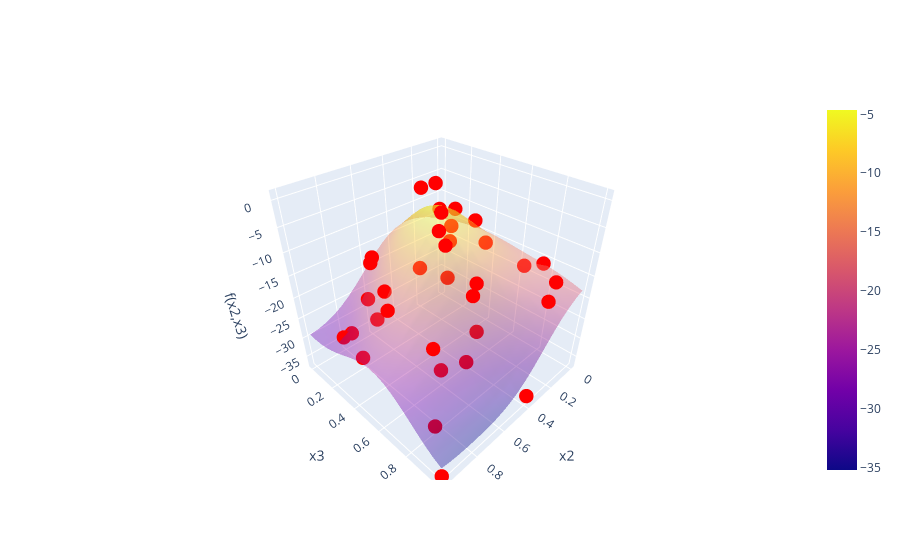

Here is the notebook cell this chart was saved with:
### Markdown cell above
# f_4()

### Code cell
f4 = BBfcn(4)
print(f4)
f4.plot_feature_correlations()
f4.plot_correlations_with_cross_terms()

# dimension reduction for f4()
class f4dimRedTransform(Transformation):
    def __init__(self):
        pass
    def apply(self,data):
        data.drop(columns=["x1","x4"],inplace=True)

tr = f4dimRedTransform()
f4_dimRed = BBfcn(4)
f4_dimRed.transform(tr)
print(f4_dimRed)
f4_dimRed.plot_feature_correlations()
# f4_dimRed.plot_correlations_with_cross_terms()
kernel = C(10, (0.001, 20)) * Matern(length_scale=[1,1],nu=2.5) + WhiteKernel(noise_level=0.01)
f4_dimRed.nextPointBayesianOptim(kernel,numgrid=20,acqFcn="UCB",beta=0.5)

# Full dimensional GP for f4()
kernel = C(10, (0.001, 20)) * Matern(length_scale=[1,1,1,1],nu=2.5) + WhiteKernel(noise_level=0.01)
f4.nextPointBayesianOptim(kernel,numgrid=20,acqFcn="UCB",beta=0.5)

### Figure 1 — Plotly figure (JSON) as saved in the notebook; plotly's stock layout.template omitted (floating-point values rounded to 4 significant figures; data arrays with more than 128 entries replaced by an {"elided": "..."} marker saying what was removed)
{"data": [{"opacity": 0.4, "type": "surface", "x": {"elided": "20x20 float values"}, "y": {"elided": "20x20 float values"}, "z": {"elided": "20x20 float values"}}, {"marker": {"color": "red", "size": 5}, "mode": "markers", "name": "Measured points", "type": "scatter3d", "x": [0.7256, 0.4996, 0.03369, 0.00625, 0.1298, 0.5002, 0.06045, 0.7571, 0.07257, 0.5868, 0.5976, 0.1452, 0.07239, 0.832, 0.212, 0.8766, 0.1661, 0.8045, 0.6669, 0.6649, 0.9028, 0.757, 0.9196, 0.506, 0.4724, 0.8945, 0.04657, 0.4288, 0.4821, 0.494, 0.7421, 0.4082, 0.3878, 0.4082, 1.0], "y": [0.1754, 0.5393, 0.1454, 0.7606, 0.3844, 0.7066, 0.04219, 0.3694, 0.8868, 0.4388, 0.7661, 0.4768, 0.6872, 0.4829, 0.9392, 0.2172, 0.2414, 0.7518, 0.1568, 0.162, 0.3354, 0.2765, 0.2061, 0.5305, 0.4532, 0.8516, 0.1168, 0.4258, 0.7094, 0.7353, 0.737, 0.3673, 1.0, 0.2653, 1.0], "z": [-22.11, -14.6, -11.7, -16.05, -10.07, -15.49, -12.68, -16.03, -17.05, -12.74, -27.32, -13.53, -16.68, -16.51, -17.82, -26.56, -12.76, -19.44, -28.9, -13.7, -29.43, -11.57, -26.86, -7.967, -6.702, -32.63, -19.99, -4.026, -13.12, -23.14, -26.33, 0.609, -35.65, -1.371, -36.76]}], "layout": {"scene": {"xaxis": {"title": {"text": "x2"}}, "yaxis": {"title": {"text": "x3"}}, "zaxis": {"title": {"text": "f(x2,x3)"}}}}}
